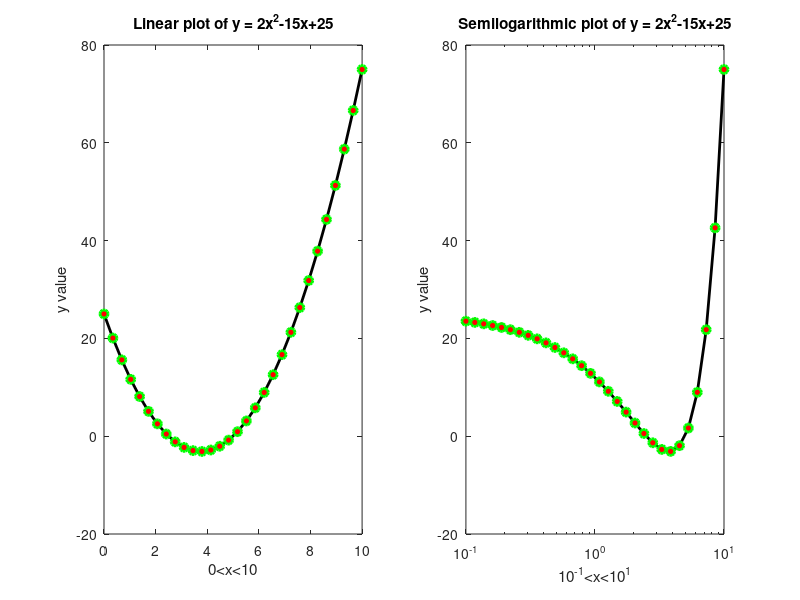

Here is the MATLAB script that generated this plot:
%linearly spcaed point calculation of y
x1 = linspace(0,10,30);%evenly spaced 30 points in linear scale
y1 = 2.*x1.*x1-15.*x1+25;

%logscale calculation of y
x2 = logspace(-1,1,30);%evenly spaced 30 points in log scale
y2 = 2.*x2.*x2-15.*x2+25;

%subplot 1
subplot(1,2,1)
plot(x1,y1,'-o','Color','k','LineWidth',2,'MarkerSize',6,'MarkerEdgeColor','g','MarkerFaceColor','r');
%-o denotes solid line with circular marker
%Color of the line 'k' denotes black
%LineWidth is 2 point wide
%MarkerSize is 6 point wide
%MarkerEdgeColor is green 'g'
%MarkerFaceColor is red 'r'

%labels
xlabel('0<x<10')
ylabel('y value')

%title
title('Linear plot of y = 2x^{2}-15x+25')

%subplot 2
subplot(1,2,2)
semilogx(x2,y2,'-o','Color','k','LineWidth',2,'MarkerSize',6,'MarkerEdgeColor','g','MarkerFaceColor','r');

xlabel('10^{-1}<x<10^{1}')
ylabel('y value')

title('Semilogarithmic plot of y = 2x^{2}-15x+25')